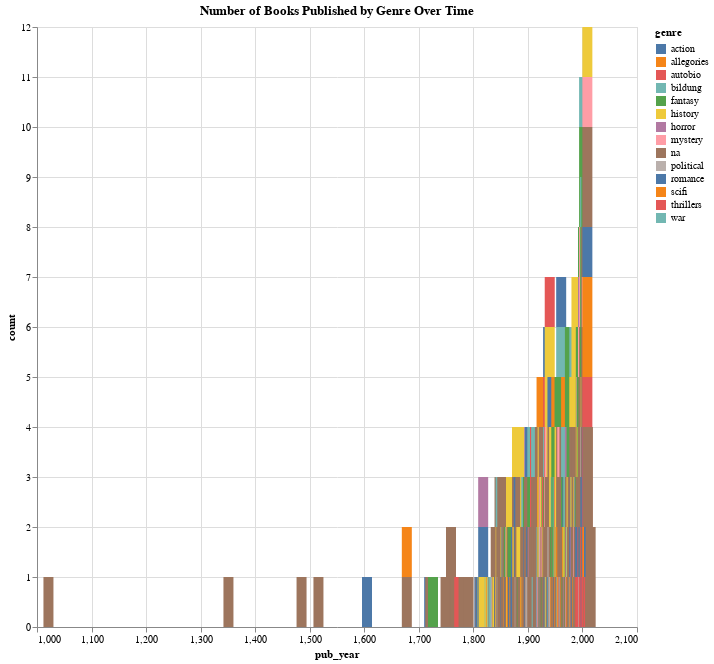

The notebook cell this image was saved under:
### Markdown cell above
This looks much better! Here we can see that this graph further proves the point that "na" is the most common genre, but it is able to provide us with the number of books in each genre, which in this case would be just over 200 books. 

Let's try to look further and see what we can find in the data. It would be interesting to see how these genres are presented over time. Luckily, we can make a bar graph to see this data.

### Code cell
# Plot Genre Over Time
alt.Chart(df_grouped).mark_bar(size=10).encode(
    x='pub_year',
    y='count',
    color='genre',

).properties(
	title="Number of Books Published by Genre Over Time",
	width=600,
	height=600
)

### Figure 1 — Vega-Lite specification as saved in the notebook (floating-point values rounded to 4 significant figures; data arrays with more than 128 entries replaced by an {"elided": "..."} marker saying what was removed)
{"config": {"view": {"continuousWidth": 300, "continuousHeight": 300}}, "data": {"name": "data-8f21a09f5922e3d5e290370fcae20a6f"}, "mark": {"type": "bar", "size": 10}, "encoding": {"color": {"field": "genre", "type": "nominal"}, "x": {"field": "pub_year", "type": "quantitative"}, "y": {"field": "count", "type": "quantitative"}}, "height": 600, "title": "Number of Books Published by Genre Over Time", "width": 600, "$schema": "https://vega.github.io/schema/vega-lite/v5.8.0.json", "datasets": {"data-8f21a09f5922e3d5e290370fcae20a6f": {"elided": "370 records"}}}
